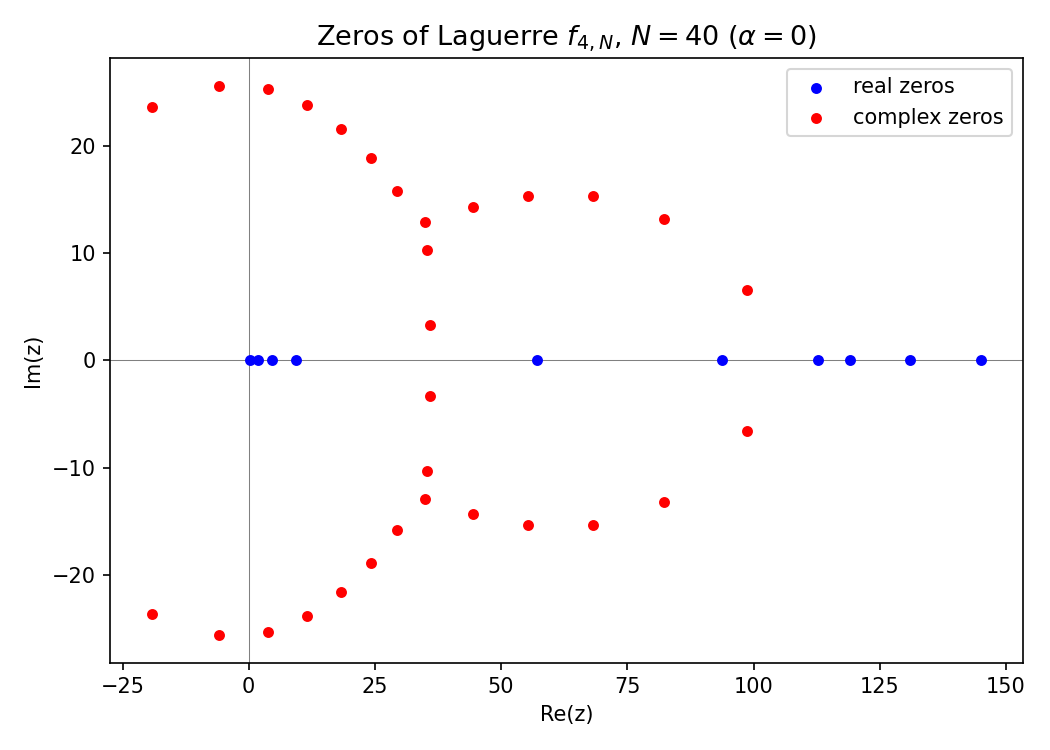

Source code (Python):
"""Single-panel: zeros of Laguerre f_{4,40} (alpha=0, row=4, N=40)."""
import numpy as np
import matplotlib
matplotlib.use("Agg")
import matplotlib.pyplot as plt
from math import comb, factorial
from fractions import Fraction
import mpmath


mpmath.mp.dps = 40


def gf_coefficients_alpha0_row(row, N):
    """b_{row,k} for alpha=0 via GF 2/(3-w-u-wu), k=0..N."""
    coeffs = []
    m = row
    for k in range(N + 1):
        val = Fraction(0)
        for c in range(min(m, k) + 1):
            n = m + k - c
            coeff = Fraction(factorial(n), factorial(m-c) * factorial(k-c) * factorial(c))
            val += coeff * Fraction(3**c, 3**(m+k))
        val *= Fraction(2, 3)
        coeffs.append(val)
    return coeffs


def compute_zeros(row, N_trunc=40, alpha=0):
    bmk_coeffs = gf_coefficients_alpha0_row(row, N_trunc)
    poly = np.zeros(N_trunc + 1)
    for k in range(N_trunc + 1):
        bk = float(bmk_coeffs[k])
        norm_sq = float(mpmath.gamma(k + alpha + 1) / mpmath.fac(k))
        norm_k = np.sqrt(norm_sq)
        for j in range(k + 1):
            coeff = comb(k, j) * ((-1)**j) / float(factorial(j))
            poly[j] += bk * coeff / norm_k
    poly_coeffs = poly[::-1]
    roots = np.roots(poly_coeffs)
    return roots


row, N = 4, 40
print(f"Computing zeros for row={row}, N={N}...")
roots = compute_zeros(row, N_trunc=N)

real_mask = np.abs(roots.imag) < 0.1
colors = np.where(real_mask, "blue", "red")

fig, ax = plt.subplots(figsize=(7, 5))
ax.scatter(roots[real_mask].real, roots[real_mask].imag,
           c="blue", s=18, label="real zeros", zorder=3)
ax.scatter(roots[~real_mask].real, roots[~real_mask].imag,
           c="red", s=18, label="complex zeros", zorder=3)
ax.axhline(0, color="gray", lw=0.5)
ax.axvline(0, color="gray", lw=0.5)
ax.set_title(r"Zeros of Laguerre $f_{4,N}$, $N=40$ ($\alpha=0$)", fontsize=13)
ax.set_xlabel("Re(z)")
ax.set_ylabel("Im(z)")
ax.legend(fontsize=10)
plt.tight_layout()
plt.savefig("laguerre_zeros_single.png", dpi=150)
print("Saved laguerre_zeros_single.png")
